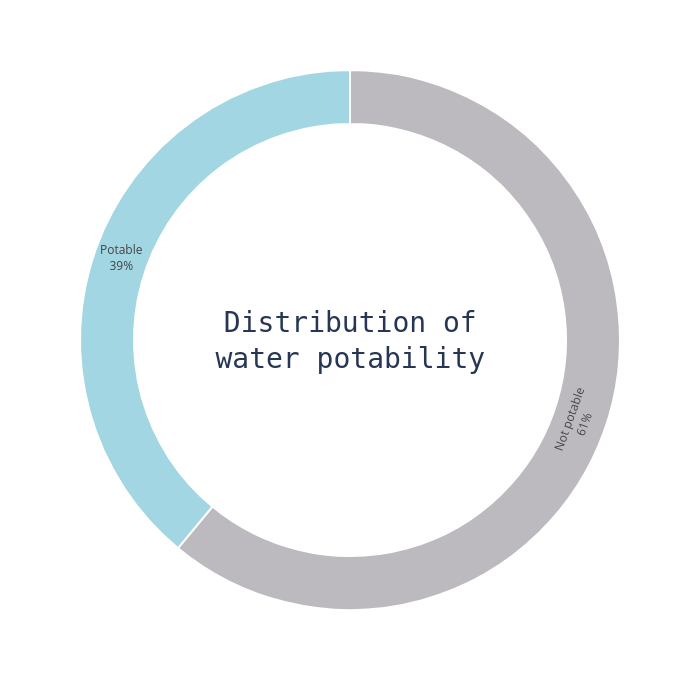

The cell this chart's notebook holds for it:
### Markdown cell above
# EDA

### Code cell
repotability = {0: 'Not potable', 1: 'Potable'}
water['Potability'] = water['Potability'].map(repotability)

fig = px.pie(water['Potability'].value_counts().reset_index(), values = 'Potability', names = 'index', width = 700, height = 700)
fig.update_traces(textposition = 'inside', 
                  textinfo = 'percent + label', 
                  hole = 0.8, 
                  marker = dict(colors = ['#bcbabe','#a1d6e2'], line = dict(color = 'white', width = 2)))

fig.update_layout(annotations = [dict(text = ' Distribution of <br>water potability', 
                                      x = 0.5, y = 0.5, font_size = 28, showarrow = False, 
                                      font_family = 'monospace',
                                      font_color = '#283655')],
                  showlegend = False)
                  
fig.show()

### Figure 1 — Plotly figure (JSON) as saved in the notebook; plotly's stock layout.template omitted (floating-point values rounded to 4 significant figures)
{"data": [{"domain": {"x": [0, 1], "y": [0, 1]}, "hole": 0.8, "hovertemplate": "index=%{label}<br>Potability=%{value}<extra></extra>", "labels": ["Not potable", "Potable"], "legendgroup": "", "marker": {"colors": ["#bcbabe", "#a1d6e2"], "line": {"color": "white", "width": 2}}, "name": "", "showlegend": true, "textinfo": "percent+label", "textposition": "inside", "type": "pie", "values": [1998, 1278]}], "layout": {"annotations": [{"font": {"color": "#283655", "family": "monospace", "size": 28}, "showarrow": false, "text": " Distribution of <br>water potability", "x": 0.5, "y": 0.5}], "height": 700, "legend": {"tracegroupgap": 0}, "margin": {"t": 60}, "showlegend": false, "width": 700}}
